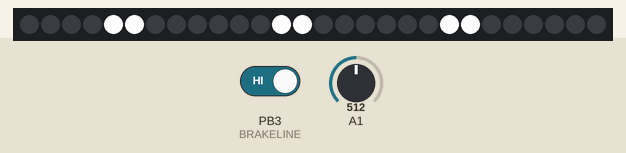
Simulated run of this sketch. Board: ATtiny85, built with avr-gcc and run on an emulated ATtiny85. On the bench: 28 RGB LEDs in strip order, left to right. The test bench sets the inputs (shaded band); at power-on: PB3 (BRAKELINE) HIGH, A1 = 512.

Above: at 1.2 s.
1.3 s: PB3 (BRAKELINE) driven LOW
At 2.8 s:
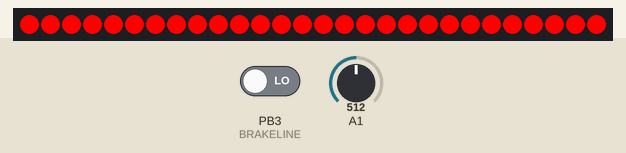
3.1 s: PB3 (BRAKELINE) driven HIGH
4.9 s: A1 set to 900
6.4 s: PB3 (BRAKELINE) driven LOW
At 6.61 s:
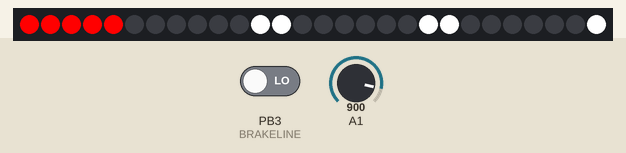
Timing chart, 0 to 9.2 s (numbered marks = the images above; inputs shaded):
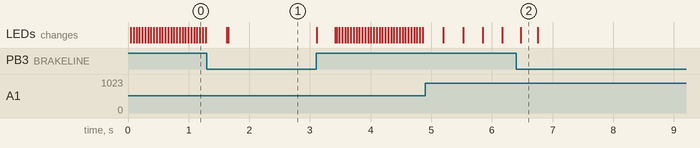

Measured:
- after the input at 1.3 s, the LEDs: first change after 0.33 s (image 1 shows a later state)
- after the input at 6.4 s, the LEDs: change after 0.08 s (image 2)

The sketch:

LED_Scan.ino
```cpp
/*=============================================
WOWGO ESC v1.5 LED Scanner
CODE BASHED BY MCDUFFCHANNEL
Intended for an ATTiny85

Project URL: https://www.mcduffchannel.com/441683542
Email: mcduffchannel@gmail.com
=============================================*/

/* Circuit uses approx ~0.4Amp during scan upto ~1.0Amp with brake applied */


#include <Adafruit_NeoPixel.h>

/* Pin used for the brake signal.
NOTE: that the brake signal should be LOW when applied and HIGH what not applied. */

#define BRAKELINE 3

/* Pin used to send the signal to the LED Strip.
NOTE: I used a LUMINOSUM individually addressable LED strip from AMAZON. */
#define PIXELPIN 0

/* Number of LED's used in each array per side NOT total LED's */
#define NUMPIXELS 28

/* Speed in milliseconds the Brake light envelops the board */
#define BRKSPEED 10

/* The slowest you want the scan to be as well as the fastest
NOTE: lower the number, the faster */
#define MINSPEED 65
#define MAXSPEED 25

/* Define the RGB value of the scan
NOTE: Default set to white light  */
#define RD_VAL 255
#define GN_VAL 255
#define BU_VAL 255

Adafruit_NeoPixel pixels = Adafruit_NeoPixel(NUMPIXELS, PIXELPIN, NEO_GRB + NEO_KHZ800);

int y = 0;
int pinLvl;
int scanSpeed;

void setup() {
  pixels.begin();
  pinMode(BRAKELINE, INPUT);
}

void loop() {

  for (int i=4; i > -4; i--) {
    clrScan();  // Clears all LED values
    wtScan(i); // Sets scan pattern offset by the loop value

    // Reads input from throttle and defines speed of scan based of earlier definitions
    pinLvl = 1023 - analogRead(A1);
    scanSpeed = (float)MAXSPEED + ((((float)MINSPEED - float(MAXSPEED)) / (float)1023) * (float)pinLvl);
    delay(scanSpeed);

    pixels.show();

 go_again:
    if(digitalRead(BRAKELINE) == LOW){
      rdScan();

      for (int x=y; x > -1; x--){
        wtScan(x);
        delay(BRKSPEED);
        pixels.show();
        if(digitalRead(BRAKELINE) == LOW){
        goto go_again;
        }
      }
    }
  }
}


void wtScan(int i){
    pixels.setPixelColor(i+25, pixels.Color(RD_VAL, GN_VAL, BU_VAL));
    pixels.setPixelColor(i+24, pixels.Color(RD_VAL, GN_VAL, BU_VAL));

    pixels.setPixelColor(i+17, pixels.Color(RD_VAL, GN_VAL, BU_VAL));
    pixels.setPixelColor(i+16, pixels.Color(RD_VAL, GN_VAL, BU_VAL));

    pixels.setPixelColor(i+9, pixels.Color(RD_VAL, GN_VAL, BU_VAL));
    pixels.setPixelColor(i+8, pixels.Color(RD_VAL, GN_VAL, BU_VAL));

    pixels.setPixelColor(i+1, pixels.Color(RD_VAL, GN_VAL, BU_VAL));
    pixels.setPixelColor(i+0, pixels.Color(RD_VAL, GN_VAL, BU_VAL));
}

void clrScan(){
  for (int i=0; i < NUMPIXELS; i++) {
    pixels.setPixelColor(i, pixels.Color(0, 0, 0));
  }
}

void rdScan(){
    for (int i=y; i < NUMPIXELS; i++) {
      pixels.setPixelColor(i, pixels.Color(RD_VAL, GN_VAL, BU_VAL));
    }

    for (int x=0; x < NUMPIXELS; x++){
      pixels.setPixelColor(x, pixels.Color(255, 0, 0));
      pixels.show();
      y = x;
      delay(BRKSPEED);

      if(digitalRead(BRAKELINE) == HIGH){
         return;
      }
    }

    while(digitalRead(BRAKELINE) == LOW){
      //Pauses code while the brake is applied
    }
}
```
